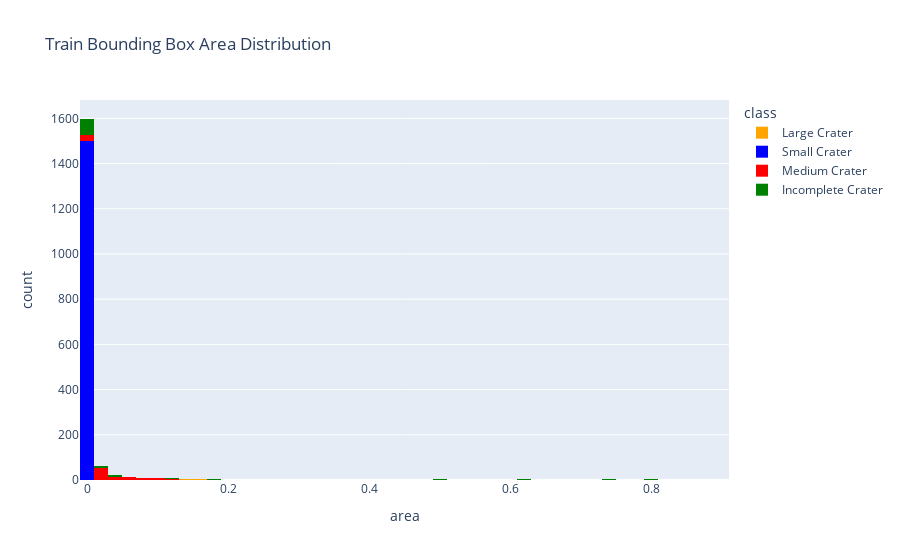
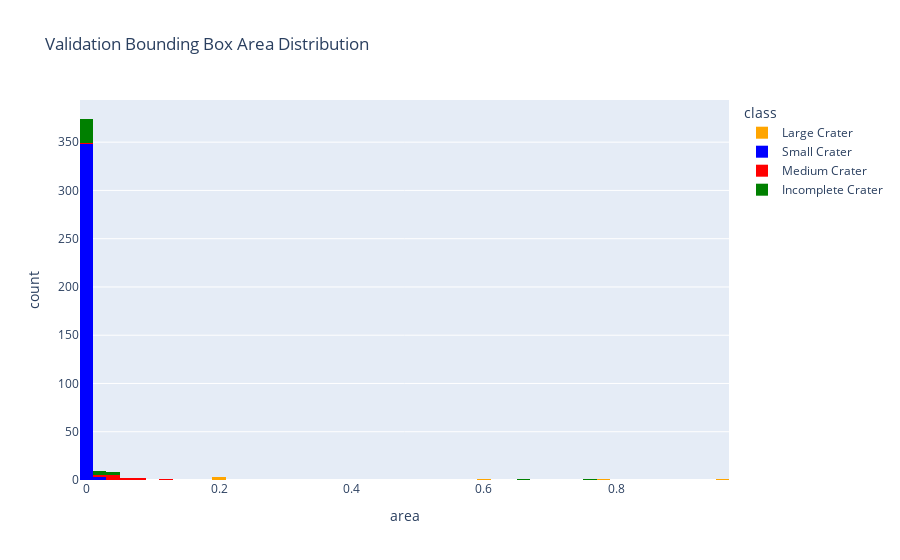

Notebook cell for these charts, in order:
### Code cell
import pandas as pd
import plotly.express as px
import plotly.io as pio
pio.templates.default = "plotly"  # 使用默认的浅蓝色背景

class_name_map = {
    0: "Large Crater",
    1: "Small Crater",
    2: "Medium Crater",
    3: "Incomplete Crater"
}

color_map = {
    "Large Crater": "orange",
    "Small Crater": "blue",
    "Medium Crater": "red",
    "Incomplete Crater": "green"
}

class_order = ["Large Crater", "Small Crater", "Medium Crater", "Incomplete Crater"]

def get_bounding_box_data(label_folder):

    data = []

    for label_file in os.listdir(label_folder):
        if label_file.endswith(".txt") and label_file != "classes.txt":
            with open(os.path.join(label_folder, label_file), "r", encoding="utf-8") as f:
                for line in f:
                    parts = line.strip().split()
                    class_id = int(parts[0])
                    box_w, box_h = map(float, parts[3:5])
                    area = box_w * box_h
                    data.append({"class": class_name_map[class_id], "area": area})

    return pd.DataFrame(data)

dataset_path = "final_datasets"
train_labels_df = get_bounding_box_data(os.path.join(dataset_path, "label", "train"))
val_labels_df = get_bounding_box_data(os.path.join(dataset_path, "label", "val"))

def plot_bounding_box_distribution(labels_df, title):

    if labels_df.empty:
        print(f"No bounding box data available for {title}")
        return

    fig = px.histogram(
        labels_df, 
        x='area', 
        nbins=50, 
        title=title, 
        color='class',
        category_orders={"class": class_order},
        color_discrete_map=color_map
    )
    fig.show()

plot_bounding_box_distribution(train_labels_df, "Train Bounding Box Area Distribution")
plot_bounding_box_distribution(val_labels_df, "Validation Bounding Box Area Distribution")

### Figure 1 — Plotly figure (JSON) as saved in the notebook; plotly's stock layout.template omitted (floating-point values rounded to 4 significant figures; data arrays with more than 128 entries replaced by an {"elided": "..."} marker saying what was removed)
{"data": [{"alignmentgroup": "True", "bingroup": "x", "hovertemplate": "class=Large Crater<br>area=%{x}<br>count=%{y}<extra></extra>", "legendgroup": "Large Crater", "marker": {"color": "orange", "pattern": {"shape": ""}}, "name": "Large Crater", "nbinsx": 50, "offsetgroup": "Large Crater", "orientation": "v", "showlegend": true, "x": [0.2628, 0.7543, 0.1599, 0.8171, 0.1318, 0.6675, 0.5755, 0.1148, 0.1453, 0.1471, 0.6171, 0.1538, 0.6147, 0.4306, 0.4337, 0.3954, 0.6703, 0.7419, 0.2599, 0.7946, 0.678, 0.7723, 0.1625, 0.7843, 0.8156, 0.1641, 0.4534, 0.5873, 0.2498, 0.8044, 0.5021, 0.3862, 0.6099], "xaxis": "x", "yaxis": "y", "type": "histogram"}, {"alignmentgroup": "True", "bingroup": "x", "hovertemplate": "class=Small Crater<br>area=%{x}<br>count=%{y}<extra></extra>", "legendgroup": "Small Crater", "marker": {"color": "blue", "pattern": {"shape": ""}}, "name": "Small Crater", "nbinsx": 50, "offsetgroup": "Small Crater", "orientation": "v", "showlegend": true, "x": {"elided": "1501 float values"}, "xaxis": "x", "yaxis": "y", "type": "histogram"}, {"alignmentgroup": "True", "bingroup": "x", "hovertemplate": "class=Medium Crater<br>area=%{x}<br>count=%{y}<extra></extra>", "legendgroup": "Medium Crater", "marker": {"color": "red", "pattern": {"shape": ""}}, "name": "Medium Crater", "nbinsx": 50, "offsetgroup": "Medium Crater", "orientation": "v", "showlegend": true, "x": [0.09331, 0.05896, 0.07391, 0.01601, 0.01266, 0.009688, 0.01194, 0.02248, 0.07994, 0.01998, 0.01129, 0.01282, 0.02355, 0.008496, 0.005278, 0.01911, 0.006101, 0.01016, 0.01847, 0.1112, 0.008211, 0.09378, 0.008643, 0.02811, 0.02867, 0.04221, 0.008477, 0.005503, 0.04057, 0.1206, 0.01508, 0.004619, 0.05238, 0.03199, 0.02441, 0.02156, 0.06234, 0.02296, 0.02155, 0.029, 0.005278, 0.006221, 0.007932, 0.007778, 0.005278, 0.006914, 0.1031, 0.0529, 0.0981, 0.0844, 0.09716, 0.01069, 0.1142, 0.01461, 0.175, 0.009375, 0.03399, 0.0862, 0.03363, 0.01529, 0.01295, 0.08172, 0.02945, 0.03752, 0.03904, 0.02614, 0.0218, 0.01127, 0.02874, 0.01529, 0.07646, 0.03342, 0.009082, 0.008643, 0.018, 0.02142, 0.05307, 0.02153, 0.01354, 0.04271, 0.0125, 0.01842, 0.06406, 0.0249, 0.03085, 0.0756, 0.009507, 0.08667, 0.01912, 0.00752, 0.06289, 0.05789, 0.04746, 0.06328, 0.07055, 0.01619, 0.01096, 0.07, 0.05493, 0.03451, 0.0259, 0.09164, 0.03753, 0.1257, 0.117, 0.01466, 0.02821, 0.01144, 0.02795, 0.01582, 0.01764, 0.008935, 0.005852, 0.02344, 0.01542, 0.06209, 0.00835, 0.03815, 0.008931, 0.1021, 0.00752, 0.02134, 0.02042, 0.02225, 0.03252, 0.02769, 0.06605, 0.1076], "xaxis": "x", "yaxis": "y", "type": "histogram"}, {"alignmentgroup": "True", "bingroup": "x", "hovertemplate": "class=Incomplete Crater<br>area=%{x}<br>count=%{y}<extra></extra>", "legendgroup": "Incomplete Crater", "marker": {"color": "green", "pattern": {"shape": ""}}, "name": "Incomplete Crater", "nbinsx": 50, "offsetgroup": "Incomplete Crater", "orientation": "v", "showlegend": true, "x": [0.01982, 0.0029, 0.0001465, 0.000564, 0.002168, 0.3696, 0.002021, 0.2803, 0.02912, 0.1801, 0.03675, 0.001062, 0.002476, 0.2177, 0.001274, 0.001206, 0.4938, 0.5023, 0.0003516, 0.0001099, 0.001855, 0.001172, 0.0007813, 0.006836, 0.003633, 0.0004785, 0.002414, 0.2266, 0.0003955, 0.001328, 0.0005273, 0.0006348, 0.0002051, 0.0006494, 0.001025, 0.09312, 0.02422, 0.0002344, 0.0001758, 0.0008203, 0.1436, 0.0003735, 0.5523, 0.562, 0.4014, 0.8685, 0.01777, 0.003975, 0.01402, 0.03443, 0.03563, 0.7941, 0.007075, 0.0009766, 0.4975, 0.808, 0.0225, 0.07543, 0.0002637, 0.7956, 0.000957, 0.05066, 0.006934, 0.01859, 0.006907, 0.0193, 0.006921, 0.007412, 0.04923, 0.00991, 0.0005469, 0.0004687, 0.8924, 0.7426, 0.7207, 0.1187, 0.02573, 0.01141, 0.0002392, 0.001665, 0.1278, 0.09691, 0.1892, 0.7162, 0.6237, 9.765e-05, 0.005762, 0.0002051, 0.0004395, 0.2748, 0.0003906, 0.001333, 0.000188, 0.7348, 0.001826, 0.0005859, 0.003896, 0.0002392, 0.0007861, 0.0001904, 0.001038, 0.03386, 0.000332, 0.6568, 0.03406, 0.001758, 0.1551, 0.00165, 0.0007178, 0.001797, 0.0008057, 0.002808, 0.01882, 0.001484, 0.7414, 0.3773, 0.007344, 0.0004639, 0.001875, 0.002751, 0.315, 0.0001172, 0.0008984, 0.001025], "xaxis": "x", "yaxis": "y", "type": "histogram"}], "layout": {"xaxis": {"anchor": "y", "domain": [0.0, 1.0], "title": {"text": "area"}}, "yaxis": {"anchor": "x", "domain": [0.0, 1.0], "title": {"text": "count"}}, "legend": {"title": {"text": "class"}, "tracegroupgap": 0}, "title": {"text": "Train Bounding Box Area Distribution"}, "barmode": "relative"}}

### Figure 2 — Plotly figure (JSON) as saved in the notebook; plotly's stock layout.template omitted (floating-point values rounded to 4 significant figures; data arrays with more than 128 entries replaced by an {"elided": "..."} marker saying what was removed)
{"data": [{"alignmentgroup": "True", "bingroup": "x", "hovertemplate": "class=Large Crater<br>area=%{x}<br>count=%{y}<extra></extra>", "legendgroup": "Large Crater", "marker": {"color": "orange", "pattern": {"shape": ""}}, "name": "Large Crater", "nbinsx": 50, "offsetgroup": "Large Crater", "orientation": "v", "showlegend": true, "x": [0.5953, 0.1941, 0.7863, 0.9628, 0.2052, 0.2092], "xaxis": "x", "yaxis": "y", "type": "histogram"}, {"alignmentgroup": "True", "bingroup": "x", "hovertemplate": "class=Small Crater<br>area=%{x}<br>count=%{y}<extra></extra>", "legendgroup": "Small Crater", "marker": {"color": "blue", "pattern": {"shape": ""}}, "name": "Small Crater", "nbinsx": 50, "offsetgroup": "Small Crater", "orientation": "v", "showlegend": true, "x": {"elided": "351 float values"}, "xaxis": "x", "yaxis": "y", "type": "histogram"}, {"alignmentgroup": "True", "bingroup": "x", "hovertemplate": "class=Medium Crater<br>area=%{x}<br>count=%{y}<extra></extra>", "legendgroup": "Medium Crater", "marker": {"color": "red", "pattern": {"shape": ""}}, "name": "Medium Crater", "nbinsx": 50, "offsetgroup": "Medium Crater", "orientation": "v", "showlegend": true, "x": [0.04751, 0.03008, 0.00635, 0.08352, 0.0553, 0.1241, 0.03309, 0.029, 0.03399, 0.05348, 0.02688, 0.07388, 0.03399], "xaxis": "x", "yaxis": "y", "type": "histogram"}, {"alignmentgroup": "True", "bingroup": "x", "hovertemplate": "class=Incomplete Crater<br>area=%{x}<br>count=%{y}<extra></extra>", "legendgroup": "Incomplete Crater", "marker": {"color": "green", "pattern": {"shape": ""}}, "name": "Incomplete Crater", "nbinsx": 50, "offsetgroup": "Incomplete Crater", "orientation": "v", "showlegend": true, "x": [0.0003955, 0.000127, 0.005713, 0.009446, 0.001209, 0.004885, 0.00438, 0.002095, 0.001025, 0.04399, 0.7683, 0.6638, 0.005449, 0.002285, 0.0005615, 0.003296, 0.01847, 0.005103, 0.0002051, 0.0005493, 0.0003076, 0.02074, 0.01732, 0.002222, 0.04093, 0.0001538, 0.0003418, 0.0006177, 0.0269, 0.0001074, 0.0002734, 0.0003296, 0.0337, 0.002134], "xaxis": "x", "yaxis": "y", "type": "histogram"}], "layout": {"xaxis": {"anchor": "y", "domain": [0.0, 1.0], "title": {"text": "area"}}, "yaxis": {"anchor": "x", "domain": [0.0, 1.0], "title": {"text": "count"}}, "legend": {"title": {"text": "class"}, "tracegroupgap": 0}, "title": {"text": "Validation Bounding Box Area Distribution"}, "barmode": "relative"}}
